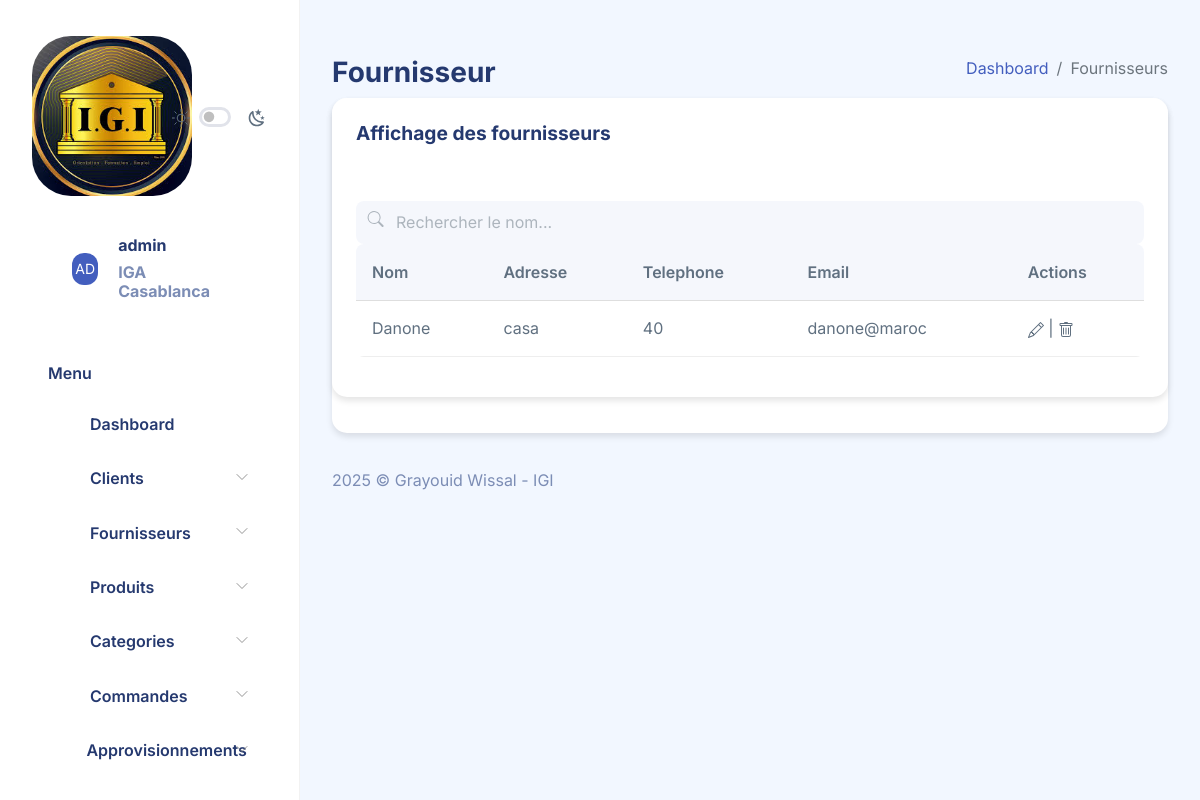
The app's page /Presentation/Fournisseur/afficherFournisseurs.php (signed in), older data.
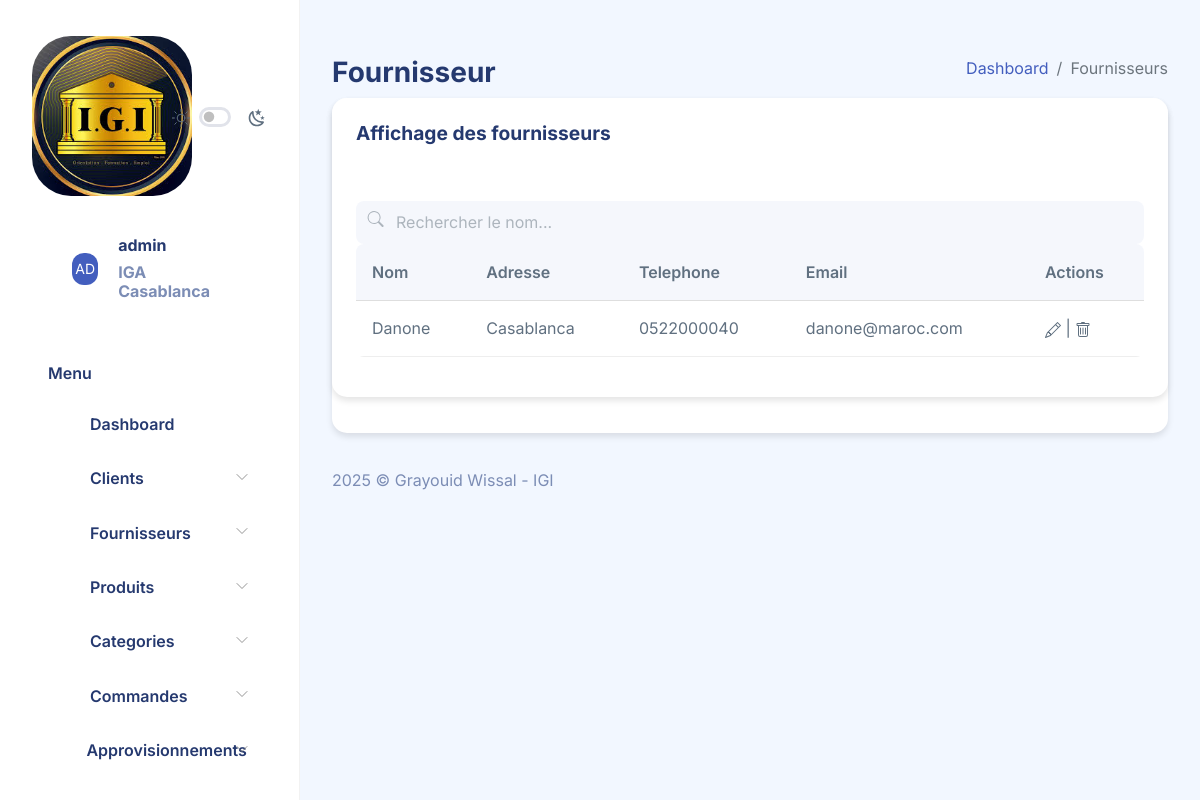
The same page, newer data.
### tables this page shows
CREATE TABLE IF NOT EXISTS `fournisseur` (
  `idFournisseur` int NOT NULL AUTO_INCREMENT,
  `nom` varchar(100) NOT NULL,
  `adresse` varchar(255) NOT NULL,
  `telephone` varchar(20) NOT NULL,
  `email` varchar(100) NOT NULL,
  `created_at` timestamp DEFAULT CURRENT_TIMESTAMP,
  `updated_at` timestamp DEFAULT CURRENT_TIMESTAMP ON UPDATE CURRENT_TIMESTAMP,
  PRIMARY KEY (`idFournisseur`),
  UNIQUE KEY `email_unique` (`email`),
  INDEX `idx_nom` (`nom`)
);

### DAO/DAO.php (called while the page is built, shortened)
<?php
    class DAO{
        function getPDO(){
            return new PDO("mysql:host=localhost:3306;dbname=projet_gestion_stock", "root", "");
        }
        function afficherFournisseur(){
            $pdo = $this->getPDO();
            $stmt=$pdo->prepare("SELECT * FROM fournisseur");
            $stmt->execute();
            $forn=[];
            while($row = $stmt->fetch(PDO::FETCH_ASSOC)){
                extract($row);
                $cli=new Fournisseur($nom,$adresse,$telephone,$email);
                $cli->setId($idFournisseur);
                $forn[]=$cli;
            }
            return $forn;
        }
}
?>

### Metier/fournisseur.php (called while the page is built, shortened)
<?php
include_once "../../DAO/DAO.php";
require_once "personne.php";
class Fournisseur extends Personne{
    static function afficher(){
        $dao = new DAO();
        return $dao->afficherFournisseur();
    }
    function setId($idd){
        $this->id = $idd;
    }
}
?>

### Metier/personne.php (called while the page is built, shortened)
<?php
require_once PROJECT_ROOT . "/DAO/DAO.php";
class Personne{
    protected $id;
    protected $nom;
    protected $adresse;
    protected $telephone;
    protected $email;
    public function __construct($n,$a,$t,$e){
        $this->nom = $n;
        $this->adresse = $a;
        $this->telephone = $t;
        $this->email = $e;
    }
    public function get($c){
        switch($c){
            case "i" : return $this->id; break;
            case "n" : return $this->nom; break;
            case "a" : return $this->adresse; break;
            case "t" : return $this->telephone; break;
            case "e" : return $this->email; break;
        }
    }
}
?>

### Presentation/Fournisseur/afficherFournisseurs.php (the view, shortened to what the changed rows need)
<?php $title = "Fournisseurs" ;include "../templates/header.php" ?>
<div id="main">
    <br>
    <div class="page-heading">
        <section class="section">
            <div class="card">
                <div class="card">
                    <div class="card-content">
                        <div class="card-body">
                            <div class="table-responsive">
                                <table class="table table-md table-striped" id="table">
                                    <thead>
                                        <tr>
                                            <th>Nom</th>
                                            <th>Adresse</th>
                                            <th>Telephone</th>
                                            <th>Email</th>
                                            <th>Actions</th>
                                        </tr>
                                    </thead>
                                    <tbody>
                                        <?php
                                    $tab = Fournisseur::afficher();
                                        echo "<tr>";
                                            foreach($tab as $t) { ?>
                                        <tr>
                                            <td><?=$t->get("n")?></td>
                                            <td><?=$t->get("a")?></td>
                                            <td><?=$t->get("t")?></td>
                                            <td><?=$t->get("e")?></td>
                                            <td>
                                                <span>
                                                    <a data-bs-toggle="modal"
                                                        data-bs-target="#update<?=$t->get("i")?>">
                                                        <svg class=" bi" width="1em" height="1em"
                                                            fill="currentColor">
                                                            <use
                                                                xlink:href="../../assets/images/bootstrap-icons.svg#pencil">
                                                            </use>
                                                        </svg>
                                                    </a>&#124;
                                                    <a data-bs-toggle="modal"
                                                        data-bs-target="#supprimer<?=$t->get("i")?>">
                                                        <svg class="bi" width="1em" height="1em"
                                                            fill="currentColor">
                                                            <use
                                                                xlink:href="../../assets/images/bootstrap-icons.svg#trash">
                                                            </use>
                                                        </svg>
                                                    </a>
                                                </span>
                                            </td>
                                        </tr>
                                        <?php }
                                        echo"</tr>";
                                        ?>
                                    </tbody>
                                </table>
                            </div>
                        </div>
                    </div>
                </div>
            </div>
        </section>
    </div>
    <?php include "../templates/footer.php" ?>

Row changes from the older to the newer data that the page shows:
changed fournisseur "Danone": adresse "casa" → "Casablanca"; telephone "40" → "0522000040"; email "danone@maroc" → "danone@maroc.com"
